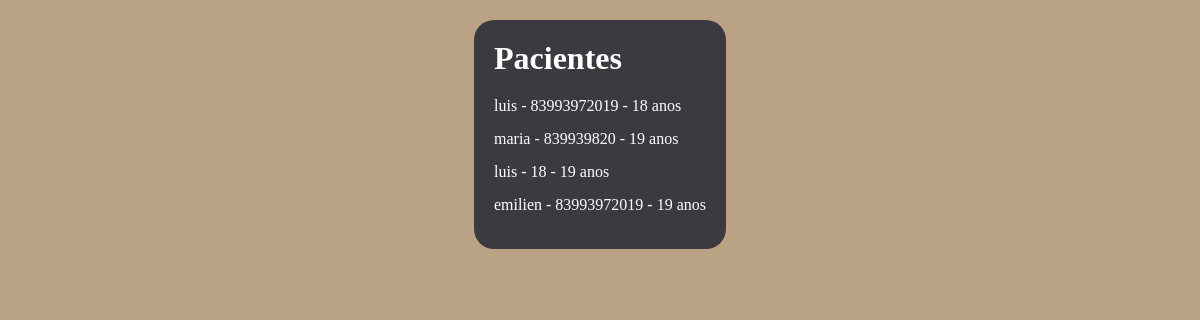
/pacientes, run on an earlier commit of the app's database.
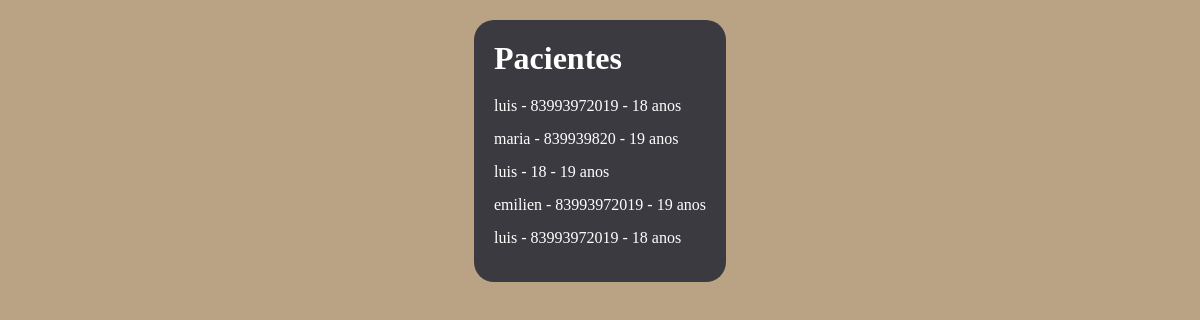
And on a later commit of the database.
### tables this page shows
CREATE TABLE paciente(id integer primary key autoincrement,nome text not null,telefone text, idade integer);

### app.py (the view)
@app.route("/pacientes")
def pacientes():
    con = sqlite3.connect("clinica.db")
    conx = con.cursor()
    conx.execute("select * from paciente")
    lista = conx.fetchall()
    con.close()
    return render_template("pacientes.html", pacientes=lista)

### templates/pacientes.html (shortened to what this page needs)
<!DOCTYPE html>
<html lang="pt-br">
<head>
    <link rel="stylesheet" href="{{ url_for('static', filename='style.css') }}">
</head>
<body>
     <div>
         <h1>Pacientes</h1>
             {% for p in pacientes %}
            <p>{{ p[1] }} - {{ p[2] }} - {{ p[3] }} anos</p>
             {% endfor %}
     </div>
</body>
</html>

### static/style.css (style rules this page uses)
* { padding:0;margin:0;box-sizing:border-box }
body { background-color:rgb(186, 163, 133); display: flex; justify-content: center; align-items: center; flex-direction: column; }
div { background-color:rgba(18, 24, 42, 0.753); border-radius: 20px; margin: 20px; padding: 20px; color:white; }
h1 { margin-bottom:20px; }
p { margin-bottom: 15px; }

What changed in the data, as far as the page shows it:
added paciente: nome "luis", telefone "83993972019", idade "18"
